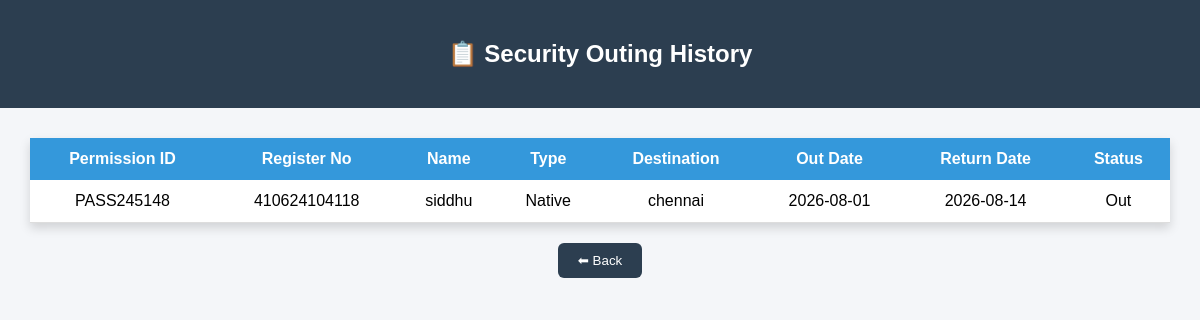
/security/history (signed in), run on the app's committed database.
### tables this page shows
CREATE TABLE outing_requests(

    id INTEGER PRIMARY KEY AUTOINCREMENT,

    student_id INTEGER NOT NULL,

    outing_type TEXT NOT NULL,

    destination TEXT NOT NULL,

    reason TEXT NOT NULL,

    out_date TEXT NOT NULL,

    out_time TEXT NOT NULL,

    return_date TEXT NOT NULL,

    return_time TEXT NOT NULL,

    parent_mobile TEXT,

    status TEXT DEFAULT 'Pending',

    permission_id TEXT UNIQUE,

    exit_time TEXT,

    entry_time TEXT,

    created_at TIMESTAMP DEFAULT CURRENT_TIMESTAMP,

    FOREIGN KEY(student_id)
    REFERENCES students(id)
    ON DELETE CASCADE

);

CREATE TABLE students(
    id INTEGER PRIMARY KEY AUTOINCREMENT,

    college_code TEXT NOT NULL,

    register_no TEXT NOT NULL,

    student_name TEXT NOT NULL,

    department TEXT NOT NULL,

    year TEXT NOT NULL,

    gender TEXT NOT NULL,

    mobile TEXT NOT NULL,

    password TEXT NOT NULL,

    room_id INTEGER,

    FOREIGN KEY(college_code)
    REFERENCES colleges(college_code)
    ON DELETE CASCADE,

    FOREIGN KEY(room_id)
    REFERENCES rooms(id)
    ON DELETE SET NULL,

    UNIQUE(college_code, register_no)
);

### app.py (the view)
@app.route("/security/history")
def security_history():
    if "security_id" not in session:
        return redirect(url_for("security_login"))
    conn = sqlite3.connect("hostel.db")
    cursor = conn.cursor()
    cursor.execute("""
    SELECT
        outing_requests.permission_id,
        students.register_no,
        students.student_name,
        outing_requests.outing_type,
        outing_requests.destination,
        outing_requests.out_date,
        outing_requests.return_date,
        outing_requests.status
    FROM outing_requests

    JOIN students
        ON outing_requests.student_id = students.id

    ORDER BY outing_requests.id DESC
    """)
    history = cursor.fetchall()
    conn.close()
    return render_template(
        "security_history.html",
        history=history
    )

### templates/security_history.html (shortened to what this page needs)
<!DOCTYPE html>
<html>
<head>
</head>
<body>
<div class="header">
<h2>📋 Security Outing History</h2>
</div>
<div class="container">
<table>
<tr>
<th>Permission ID</th>
<th>Register No</th>
<th>Name</th>
<th>Type</th>
<th>Destination</th>
<th>Out Date</th>
<th>Return Date</th>
<th>Status</th>
</tr>
{% for row in history %}
<tr>
<td>{{ row[0] }}</td>
<td>{{ row[1] }}</td>
<td>{{ row[2] }}</td>
<td>{{ row[3] }}</td>
<td>{{ row[4] }}</td>
<td>{{ row[5] }}</td>
<td>{{ row[6] }}</td>
<td>{{ row[7] }}</td>
</tr>
{% endfor %}
</table>
<div class="back">
<a href="/security/dashboard">
<button>⬅ Back</button>
</a>
</div>
</div>
</body>
</html>

### templates/security_history.html (style rules this page uses)
body { font-family:Arial; background:#f4f6f9; margin:0; }
.header { background:#2c3e50; color:white; padding:20px; text-align:center; }
.container { width:95%; margin:30px auto; }
table { width:100%; border-collapse:collapse; background:white; box-shadow:0 5px 10px rgba(0,0,0,.15); }
th { background:#3498db; color:white; padding:12px; }
td { padding:12px; text-align:center; border-bottom:1px solid #ddd; }
.back { margin-top:20px; text-align:center; }
button { padding:10px 20px; background:#2c3e50; color:white; border:none; border-radius:6px; cursor:pointer; }

### data on the page
outing_requests: permission "PASS245148", register_no "410624104118", student_name "siddhu", outing_type "Native", destination "chennai", out_date "2026-08-01", return_date "2026-08-14", status "Out"
